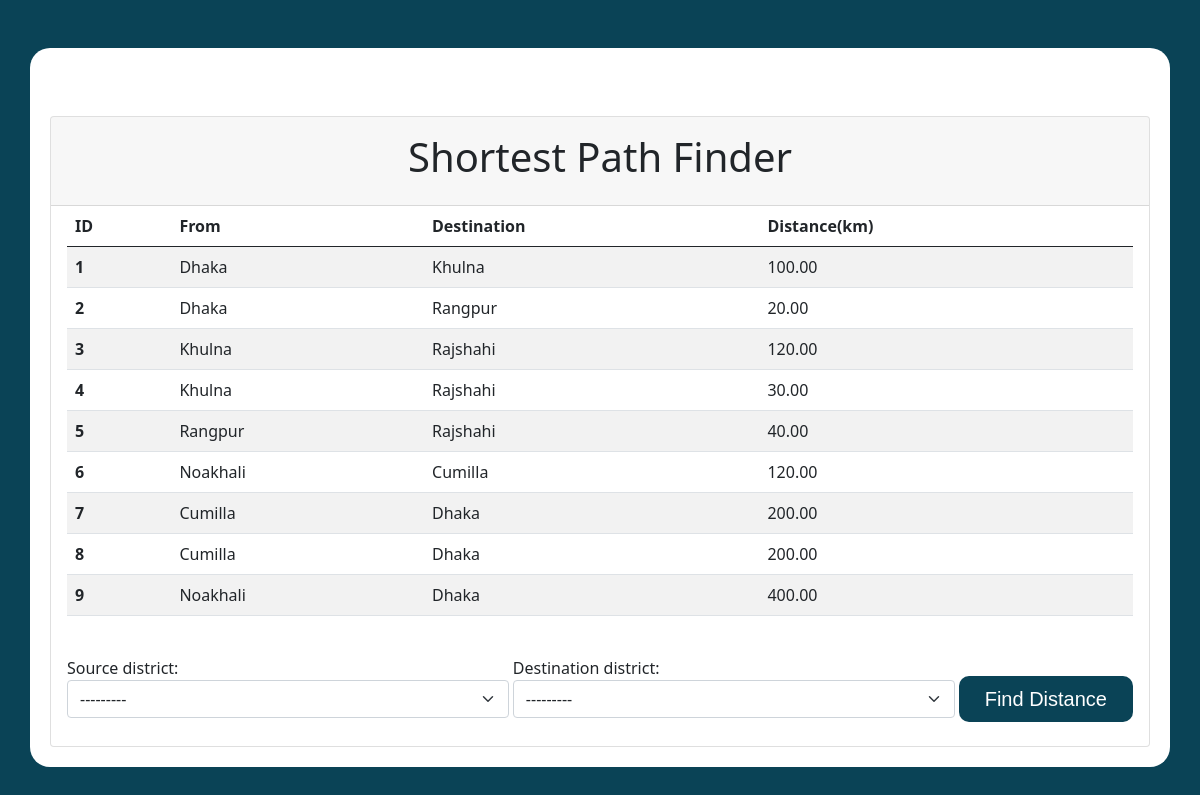
The page / on the database its author committed.
### search/models.py (models this page shows, shortened)
class Distance(models.Model):
    source_district = models.ForeignKey(District, on_delete=models.CASCADE, related_name='source_distances')
    destination_district = models.ForeignKey(District, on_delete=models.CASCADE, related_name='destination_distances')
    distance = models.DecimalField(max_digits=6, decimal_places=2)

class District(models.Model):
    name = models.CharField(max_length=100)
    parent_districts = models.ManyToManyField('self', symmetrical=False, blank=True, related_name='child_districts')
    districts = models.Manager()  # this variable for District.object.all() ----> District.districts.all()
    def __str__(self):
        return self.name

### search/views.py (the view)
# urls.py: path('', find_shortest_distance, name='find_shortest_distance'),
def find_shortest_distance(request):
    form = ShortestDistanceForm(request.POST or None)
    shortest_distance = None
    shortest_path = None
    total_path = Distance.objects.all()
    if request.method == 'POST' and form.is_valid():
        source_district = form.cleaned_data['source_district']
        destination_district = form.cleaned_data['destination_district']
        shortest_distance, shortest_path = dijkstra_shortest_path(source_district, destination_district)
        shortest_path = " --> ".join([district.name for district in shortest_path])
    return render(request, 'search.html', {'form': form, 'shortest_distance': shortest_distance, 'shortest_path': shortest_path, 'total_path' : total_path})

### search/forms.py (shortened to what this page needs)
class ShortestDistanceForm(forms.Form):
    source_district = forms.ModelChoiceField(queryset=District.districts.all(), widget=forms.Select(attrs={'class': 'form-select col-6'}))
    destination_district = forms.ModelChoiceField(queryset=District.districts.all(),widget=forms.Select(attrs={'class': 'form-select col-6'}))

### search/templates/search.html (shortened to what this page needs)
<!DOCTYPE html>
<html>
<head>
  <link href="https://cdn.jsdelivr.net/npm/bootstrap@5.0.2/dist/css/bootstrap.min.css" rel="stylesheet"
>
</head>
<body style="background: rgb(10, 67, 86);
background: linear-gradient(90deg, rgba(2,0,36,1) 0%, rgba(10, 67, 86) 0%);">
  <div class="container mt-5 bg-white" style="padding:20px; border-radius:20px">
    <div class="card mt-5">
      <div class="card-header text-center py-3 text-bold">
        <h1>Shortest Path Finder</i></h1>
      </div>
      <div class="px-3">
        <table class="table table-striped">
          <thead>
            <tr>
              <th scope="col"> ID</th>
              <th scope="col">From</th>
              <th scope="col">Destination</th>
              <th scope="col">Distance(km)</th>
            </tr>
          </thead>
          <tbody>
            {% for i in total_path %}
            <tr>
              <th scope="row">{{i.id}}</th>
              <td>{{i.source_district}}</td>
              <td>{{i.destination_district}}</td>
              <td>{{i.distance}}</td>
            </tr>
            {% endfor%}
          </tbody>
        </table>
      </div>
      <div class="px-3 py-4">
        <form method="POST">
          <div class="row g-1">
            <div class="col-5">
              {{ form.source_district.label_tag }}
              {{form.source_district}}</div>
            <div class="col-5">
              {{ form.destination_district.label_tag }}
              {{form.destination_district}}</div>
            <div class="col-2 mt-4">
              <button class="btnn btn-lg w-100" type="submit">
                Find Distance
              </button>
            </div>
          </div>
        </form>
      </div>
    </div>
</body>
</html>

### search/templates/search.html (style rules this page uses)
.btnn { background: #0A4356; background-image: -webkit-linear-gradient(top, #0A4356, #0A4356); background-image: -moz-linear-gradient(top, #0A4356, #0A4356); background-image: -ms-linear-gradient(top, #0A4356, #0A4356); background-image: -o-linear-gradient(top, #0A4356, #0A4356); background-image: linear-gradient(to bottom, #0A4356, #0A4356); -webkit-border-radius: 10; -moz-border-radius: 10; border-radius: 10px; border: none; font-family: Arial; color: #ffffff; font-size: 20px; text-decoration: none; }

### rows shown on the page
Distance: id "1", source_district "Dhaka", destination_district "Khulna", distance "100.00"
Distance: id "2", source_district "Dhaka", destination_district "Rangpur", distance "20.00"
Distance: id "3", source_district "Khulna", destination_district "Rajshahi", distance "120.00"
Distance: id "4", source_district "Khulna", destination_district "Rajshahi", distance "30.00"
Distance: id "5", source_district "Rangpur", destination_district "Rajshahi", distance "40.00"
Distance: id "6", source_district "Noakhali", destination_district "Cumilla", distance "120.00"
Distance: id "7", source_district "Cumilla", destination_district "Dhaka", distance "200.00"
Distance: id "8", source_district "Cumilla", destination_district "Dhaka", distance "200.00"
Distance: id "9", source_district "Noakhali", destination_district "Dhaka", distance "400.00"
